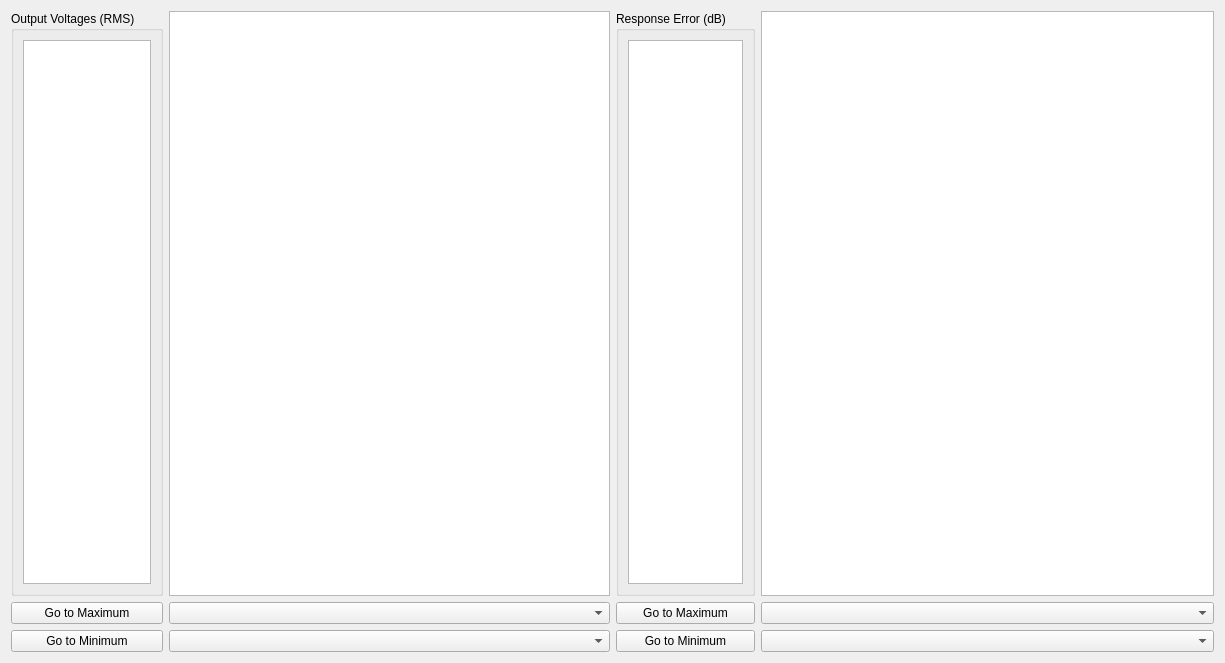
<?xml version="1.0" encoding="UTF-8"?>
<ui version="4.0">
 <class>Form</class>
 <widget class="QWidget" name="Form">
  <property name="geometry">
   <rect>
    <x>0</x>
    <y>0</y>
    <width>1225</width>
    <height>663</height>
   </rect>
  </property>
  <property name="windowTitle">
   <string>Form</string>
  </property>
  <layout class="QHBoxLayout" name="horizontalLayout">
   <item>
    <layout class="QGridLayout" name="excitation_prediction_layout">
     <item row="2" column="0">
      <widget class="QPushButton" name="minimum_voltage_button">
       <property name="text">
        <string>Go to Minimum</string>
       </property>
      </widget>
     </item>
     <item row="1" column="0">
      <widget class="QPushButton" name="maximum_voltage_button">
       <property name="text">
        <string>Go to Maximum</string>
       </property>
      </widget>
     </item>
     <item row="0" column="0">
      <widget class="QGroupBox" name="excitation_voltage_groupbox">
       <property name="title">
        <string>Output Voltages (RMS)</string>
       </property>
       <layout class="QVBoxLayout" name="verticalLayout_70">
        <item>
         <widget class="QListWidget" name="excitation_voltage_list">
          <property name="sizePolicy">
           <sizepolicy hsizetype="Minimum" vsizetype="Minimum">
            <horstretch>0</horstretch>
            <verstretch>0</verstretch>
           </sizepolicy>
          </property>
          <property name="minimumSize">
           <size>
            <width>0</width>
            <height>0</height>
           </size>
          </property>
          <property name="sizeAdjustPolicy">
           <enum>QAbstractScrollArea::AdjustToContents</enum>
          </property>
         </widget>
        </item>
       </layout>
      </widget>
     </item>
     <item row="1" column="1">
      <widget class="QComboBox" name="excitation_row_selector"/>
     </item>
     <item row="2" column="1">
      <widget class="QComboBox" name="excitation_column_selector"/>
     </item>
     <item row="0" column="1">
      <widget class="PlotWidget" name="excitation_display_plot">
       <property name="sizePolicy">
        <sizepolicy hsizetype="Expanding" vsizetype="Expanding">
         <horstretch>1</horstretch>
         <verstretch>0</verstretch>
        </sizepolicy>
       </property>
      </widget>
     </item>
    </layout>
   </item>
   <item>
    <layout class="QGridLayout" name="response_prediction_layout">
     <item row="0" column="0">
      <widget class="QGroupBox" name="response_error_groupbox">
       <property name="title">
        <string>Response Error (dB)</string>
       </property>
       <layout class="QVBoxLayout" name="verticalLayout_71">
        <item>
         <widget class="QListWidget" name="response_error_list">
          <property name="sizePolicy">
           <sizepolicy hsizetype="Minimum" vsizetype="Minimum">
            <horstretch>0</horstretch>
            <verstretch>0</verstretch>
           </sizepolicy>
          </property>
          <property name="sizeAdjustPolicy">
           <enum>QAbstractScrollArea::AdjustToContents</enum>
          </property>
         </widget>
        </item>
       </layout>
      </widget>
     </item>
     <item row="2" column="1">
      <widget class="QComboBox" name="response_column_selector"/>
     </item>
     <item row="0" column="1">
      <widget class="PlotWidget" name="response_display_plot">
       <property name="sizePolicy">
        <sizepolicy hsizetype="Expanding" vsizetype="Expanding">
         <horstretch>1</horstretch>
         <verstretch>0</verstretch>
        </sizepolicy>
       </property>
      </widget>
     </item>
     <item row="2" column="0">
      <widget class="QPushButton" name="minimum_error_button">
       <property name="text">
        <string>Go to Minimum</string>
       </property>
      </widget>
     </item>
     <item row="1" column="0">
      <widget class="QPushButton" name="maximum_error_button">
       <property name="text">
        <string>Go to Maximum</string>
       </property>
      </widget>
     </item>
     <item row="1" column="1">
      <widget class="QComboBox" name="response_row_selector"/>
     </item>
    </layout>
   </item>
  </layout>
 </widget>
 <customwidgets>
  <customwidget>
   <class>PlotWidget</class>
   <extends>QGraphicsView</extends>
   <header location="global">pyqtgraph</header>
  </customwidget>
 </customwidgets>
 <resources/>
 <connections/>
</ui>
